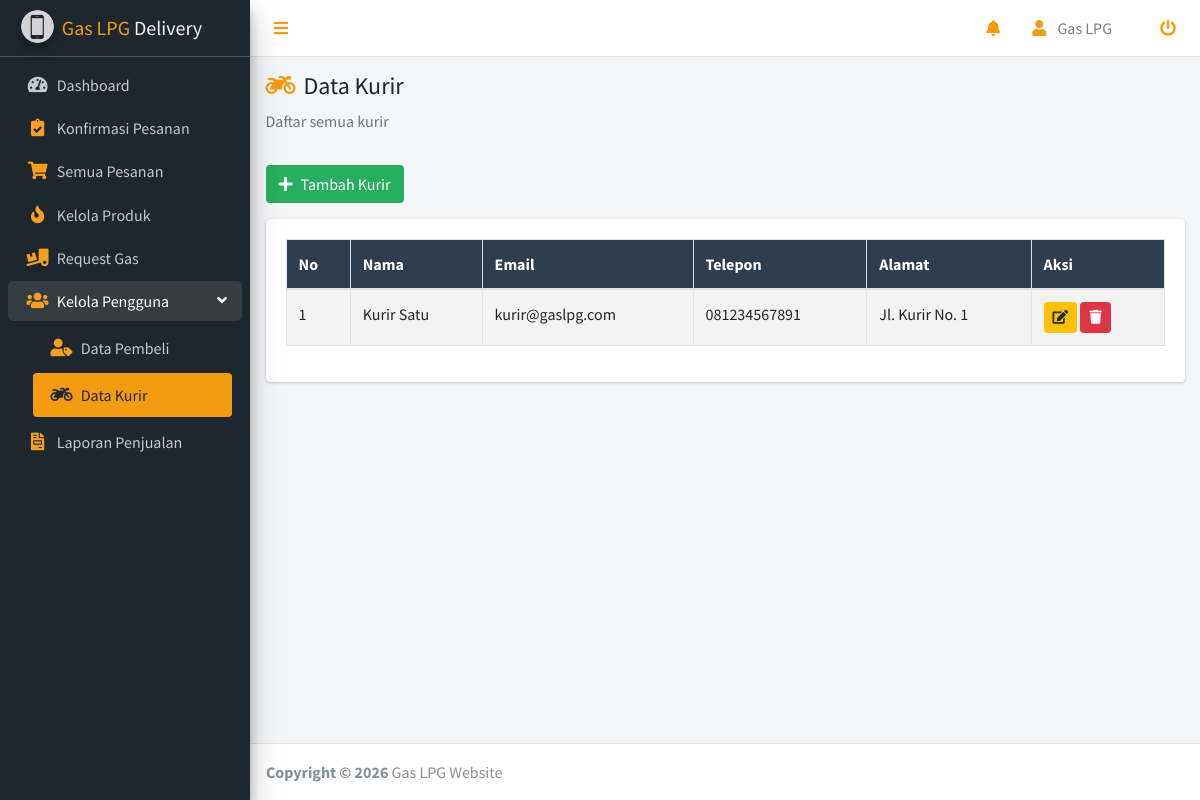
Page /admin/index.php?page=kelola_kurir (signed in) on the committed database.
### tables this page shows
CREATE TABLE `user` (
  `id_user` int NOT NULL AUTO_INCREMENT,
  `nama_depan` varchar(100) NOT NULL COMMENT 'Nama depan pengguna',
  `nama_belakang` varchar(100) DEFAULT NULL COMMENT 'Nama belakang pengguna',
  `email` varchar(150) NOT NULL COMMENT 'Email untuk login',
  `password` varchar(255) NOT NULL COMMENT 'Password terenkripsi',
  `telepon` varchar(15) DEFAULT NULL COMMENT 'Nomor telepon',
  `alamat` text COMMENT 'Alamat default pengguna',
  `jk` enum('L','P') DEFAULT NULL COMMENT 'Jenis kelamin: L=Laki-laki, P=Perempuan',
  `role` enum('Admin','Agen','Kurir','Pembeli') NOT NULL DEFAULT 'Pembeli' COMMENT 'Role pengguna',
  `id_agen` int DEFAULT NULL COMMENT 'ID agen untuk admin (relasi admin-agen)',
  `created_at` datetime DEFAULT CURRENT_TIMESTAMP COMMENT 'Tanggal registrasi',
  `updated_at` datetime DEFAULT CURRENT_TIMESTAMP ON UPDATE CURRENT_TIMESTAMP,
  PRIMARY KEY (`id_user`),
  UNIQUE KEY `email` (`email`),
  CONSTRAINT `fk_user_agen` FOREIGN KEY (`id_agen`) REFERENCES `user` (`id_user`) ON DELETE SET NULL
);

### admin/kelola_kurir.php (the view, shortened to what this page needs)
<?php
$query_kurir = mysqli_query($koneksi, "SELECT * FROM user WHERE role = 'Kurir' ORDER BY created_at DESC");
?>
<div class="container-fluid">
    <div class="row mb-3">
        <div class="col-12">
            <h4><i class="fas fa-motorcycle mr-2" style="color: #f39c12;"></i>Data Kurir</h4>
            <p class="text-muted">Daftar semua kurir</p>
        </div>
    </div>
    <div class="row mb-3">
        <div class="col-12">
            <a href="index.php?page=tambah_kurir" class="btn" style="background-color: #27ae60; color: white;">
                <i class="fas fa-plus mr-2"></i>Tambah Kurir
            </a>
        </div>
    </div>
    <div class="card">
        <div class="card-body">
            <div class="table-responsive">
                <table id="dataTable" class="table table-bordered table-striped">
                    <thead style="background-color: #2c3e50; color: white;">
                        <tr>
                            <th>No</th>
                            <th>Nama</th>
                            <th>Email</th>
                            <th>Telepon</th>
                            <th>Alamat</th>
                            <th>Aksi</th>
                        </tr>
                    </thead>
                    <tbody>
                        <?php
                        $no = 1;
                        while ($row = mysqli_fetch_assoc($query_kurir)):
                        ?>
                        <tr>
                            <td><?php echo $no++; ?></td>
                            <td><?php echo $row['nama_depan'] . ' ' . $row['nama_belakang']; ?></td>
                            <td><?php echo $row['email']; ?></td>
                            <td><?php echo $row['telepon']; ?></td>
                            <td><?php echo $row['alamat']; ?></td>
                            <td>
                                <a href="index.php?page=ubah_kurir&id=<?php echo $row['id_user']; ?>"
                                   class="btn btn-sm btn-warning" title="Edit">
                                    <i class="fas fa-edit"></i>
                                </a>
                                <a href="index.php?page=kelola_kurir&hapus=<?php echo $row['id_user']; ?>"
                                   class="btn btn-sm btn-danger" title="Hapus"
                                   onclick="return confirm('Yakin ingin menghapus kurir ini?');">
                                    <i class="fas fa-trash"></i>
                                </a>
                            </td>
                        </tr>
                        <?php endwhile; ?>
                    </tbody>
                </table>
            </div>
        </div>
    </div>
</div>

### rows in the picture
user: nama_depan "Kurir", nama_belakang "Satu", email "kurir@gaslpg.com", telepon "081234567891", alamat "Jl. Kurir No. 1"

### other values in the picture
$_SESSION['nama'] "Gas LPG"
APP_NAME "Gas LPG Website"
